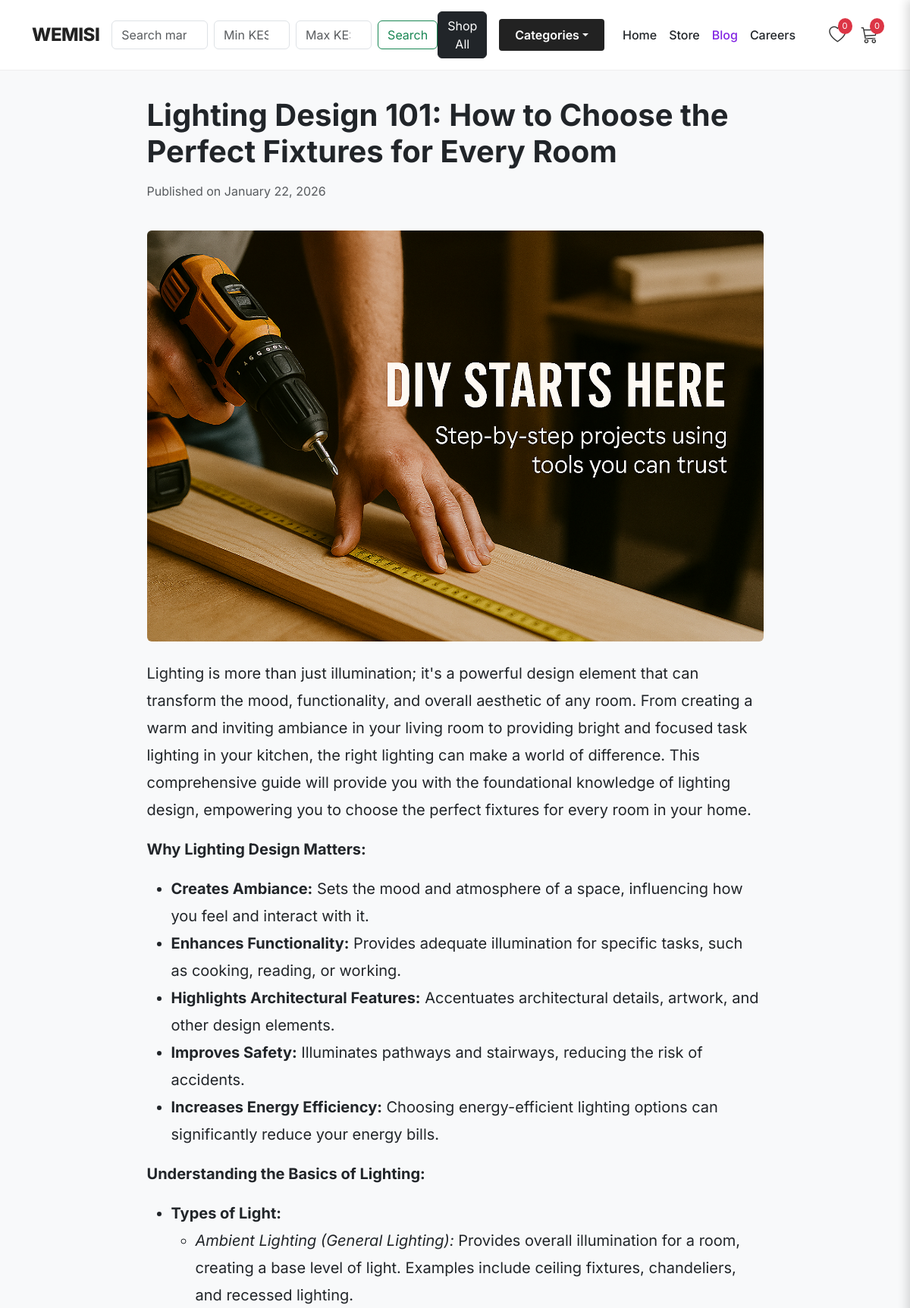
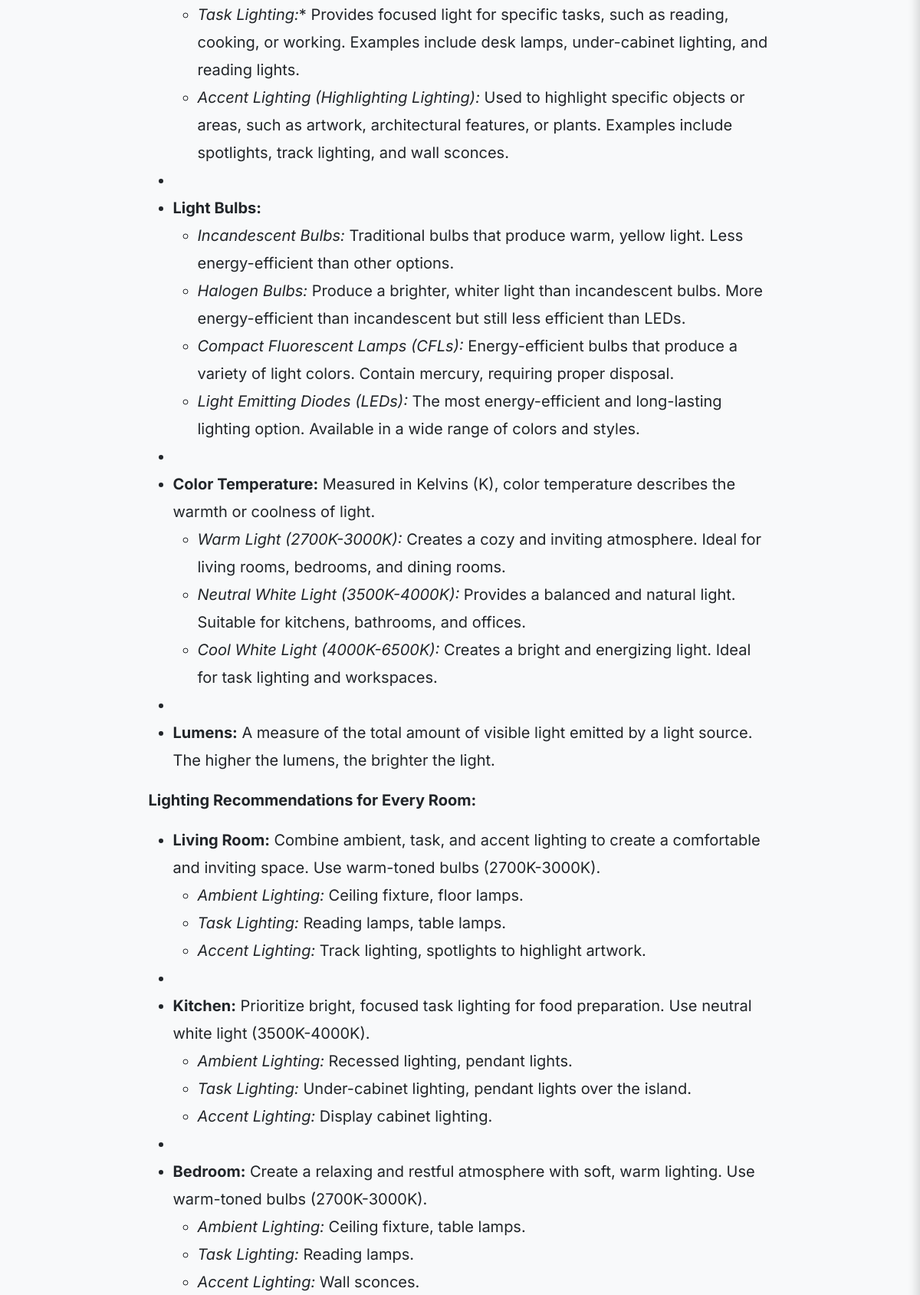
Page /blog/lighting-design-101-how-to-choose-the-perfect-fixtures-for-every-room/ (upper part) on the committed database (2 pictures, top to bottom).
### store/models.py (models this page shows, shortened)
class BlogPost(models.Model):
    title = models.CharField(max_length=200)
    slug = models.SlugField(unique=True, max_length=255, help_text="Auto-generated from title. Used for the URL.")
    content = CKEditor5Field('Content', config_name='extends', help_text="The main content of the blog post.")
    image = models.ImageField(upload_to='blog_images/', help_text="A feature image for the blog post.")
    published_date = models.DateTimeField(default=timezone.now)
    author = models.ForeignKey(User, on_delete=models.SET_NULL, null=True, blank=True)
    class Meta:
        ordering = ['-published_date'] # This will show the newest posts first

### store/views.py (the view)
# urls.py: path('blog/<slug:slug>/', views.blog_post_detail, name='blog_post_detail'), # The detail page for a single post
def blog_post_detail(request, slug):
    post = get_object_or_404(BlogPost, slug=slug)
    return render(request, 'store/blog_post_detail.html', {'post': post})

### store/context_processors.py (called while the page is built)
def cart_and_wishlist_count(request):
    cart = request.session.get("cart", {})
    wishlist = request.session.get("wishlist", [])
    return {
        "menu_categories": Category.objects.all(),
        "cart_count": sum(cart.values()),
        "wishlist_count": len(wishlist),
    }

### mbele/templates/store/blog_post_detail.html (shortened to what this page needs)
{% extends 'store/base.html' %}
{% block content %}
<div class="container my-5">
    <div class="row justify-content-center">
        <div class="col-lg-9">
            <h1 class="fw-bold text-dark mb-3">{{ post.title }}</h1>
            <p class="text-muted">Published on {{ post.published_date|date:"F d, Y" }}</p>
            {% if post.image %}
                <img src="{{ post.image.url }}" class="img-fluid rounded my-4" alt="{{ post.title }}">
            {% endif %}
            <div class="fs-5" style="line-height: 1.8;">
                {{ post.content|safe }}
            </div>
        </div>
    </div>
</div>
{% endblock %}

### mbele/templates/store/base.html (style rules this page uses)
body { font-family: 'Inter', sans-serif; background-color: #f8f9fa; }

### rows in the picture
BlogPost: title "Lighting Design 101: How to Choose the Perfect Fixtures for Every Room", published_date "January 22, 2026", image (picture), content "Lighting is more than just illumination; it's a powerful design element that can transform the mood, functionality, and overall aesthetic of any room. From creating a warm and inviting ambiance in your living room to providing bright and focused task lighting in your kitchen, the right lighting can make a world of difference. This comprehensive guide will provide you with the foundational knowledge of lighting design, empowering you to choose the perfect fixtures for every room in your home. Why Lighting Design Matters: Creates Ambiance: Sets the mood and atmosphere of a space, influencing how you feel and interact with it. Enhances Functionality: Provides adequate illumination for specific…"

### other values in the picture
{{ wishlist_count|default:"0" }} "0"
{{ cart_count|default:"0" }} "0"
